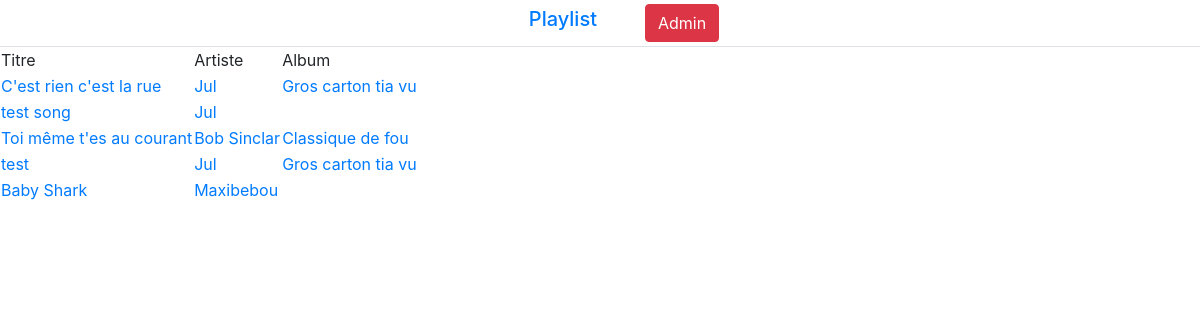
The page / on the database its author committed.
### tables this page shows
CREATE TABLE IF NOT EXISTS `songs` (
  `id` int(11) NOT NULL AUTO_INCREMENT,
  `title` varchar(255) NOT NULL,
  `artist_id` int(11) NOT NULL,
  `album_id` int(11) DEFAULT NULL,
  PRIMARY KEY (`id`),
  KEY `songs_artist_id` (`artist_id`),
  KEY `songs_album_id` (`album_id`)
);

CREATE TABLE IF NOT EXISTS `artists` (
  `id` int(11) NOT NULL AUTO_INCREMENT,
  `name` varchar(255) NOT NULL,
  `biography` varchar(255) NOT NULL,
  `image` varchar(255) DEFAULT NULL,
  PRIMARY KEY (`id`)
);

CREATE TABLE IF NOT EXISTS `albums` (
  `id` int(11) NOT NULL AUTO_INCREMENT,
  `name` varchar(255) NOT NULL,
  `year` year(4) NOT NULL,
  `artist_id` int(11) NOT NULL,
  PRIMARY KEY (`id`),
  KEY `albums_artist_id` (`artist_id`)
);

### controllers/indexController.php (called while the page is built)
<?php
require_once 'models/album.php';
require_once 'models/artist.php';
require_once 'models/song.php';
$songs = getSongs();
include 'views/index.php';

### models/Song.php (called while the page is built, shortened)
<?php
function getSongs($albumId = false){
    $db = dbConnect();
    if ($albumId != false){
        $query = $db->prepare('SELECT * FROM songs WHERE album_id = ?');
        $query->execute([$albumId]);
        $selectedSongs = $query->fetchAll();
    }
    else{
        $query = $db->query('SELECT * FROM songs ');
        $selectedSongs = $query->fetchAll();
    }
    return $selectedSongs;
}

### models/Artist.php (called while the page is built, shortened)
<?php
function getArtist($id){
    $db = dbConnect();
    $query = $db->prepare('SELECT * FROM artists WHERE id = ?');
    $result = $query->execute([$id]);
    if ($result){
        return $query->fetch();
    }
    else {
        return false;
    }
}

### models/Album.php (called while the page is built, shortened)
<?php
function getAlbum($id){
    $db = dbConnect();
    $query = $db->prepare('SELECT * FROM albums WHERE id = ?');
    $result = $query->execute([$id]);
    if($result){
        return $query->fetch();
    }
    else {
        return false;
    }
}

### views/index.php (the view)
<table>
<thead>
  <tr>
    <td>Titre</td>
    <td>Artiste</td>
    <td>Album</td>
  </tr>
</thead>
<?php foreach($songs as $song): ?>
  <tr>
    <td>
      <a href="index.php?p=song&song_id=<?= $song['id'] ?>">
        <?= $song['title'] ?>
      </a>
    </td>
    <td>
      <a href="index.php?p=artist&artist_id=<?= $song['artist_id'] ?>">
        <?php
          $artist = getArtist($song['artist_id']);
          echo $artist['name'];
        ?>
      </a>
    </td>
    <td>
      <a href="index.php?p=album&album_id=<?= $song['album_id'] ?>">
        <?php
          $album = getAlbum($song['album_id']);
          echo $album['name'];
        ?>
      </a>
    </td>
  </tr>
<?php endforeach; ?>
</table>

### rows shown on the page
songs: title "C'est rien c'est la rue", artist.name "Jul", album.name "Gros carton tia vu"
songs: title "test song", artist.name "Jul"
songs: title "Toi même t'es au courant", artist.name "Bob Sinclar", album.name "Classique de fou"
songs: title "test", artist.name "Jul", album.name "Gros carton tia vu"
songs: title "Baby Shark", artist.name "Maxibebou"
